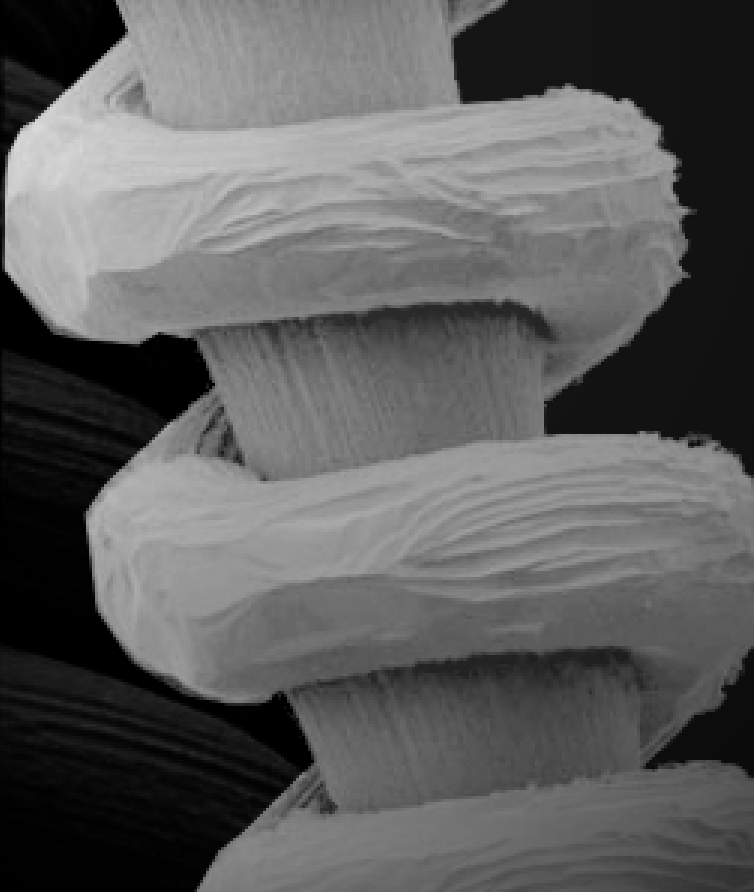
#> input picture CH02/Fig0229(a)(tungsten_filament_shaded).tif, 754 x 892 px, found by its file name
$ python expt5d.py
#> lines starting #> are read from the running program, lines starting #| are printed output that depends on the picture
'''d) Image Multiplication for Shading Correction'''

# Important imports:
from matplotlib import pyplot as plt, gridspec as gs

# importing images
img1=plt.imread('CH02\Fig0229(a)(tungsten_filament_shaded).tif')
#> img1 is the input picture: shape (892, 754); min 0, max 217, mean 93.5
img2=plt.imread('CH02\Fig0229(b)(tungsten_sensor_shading).tif')
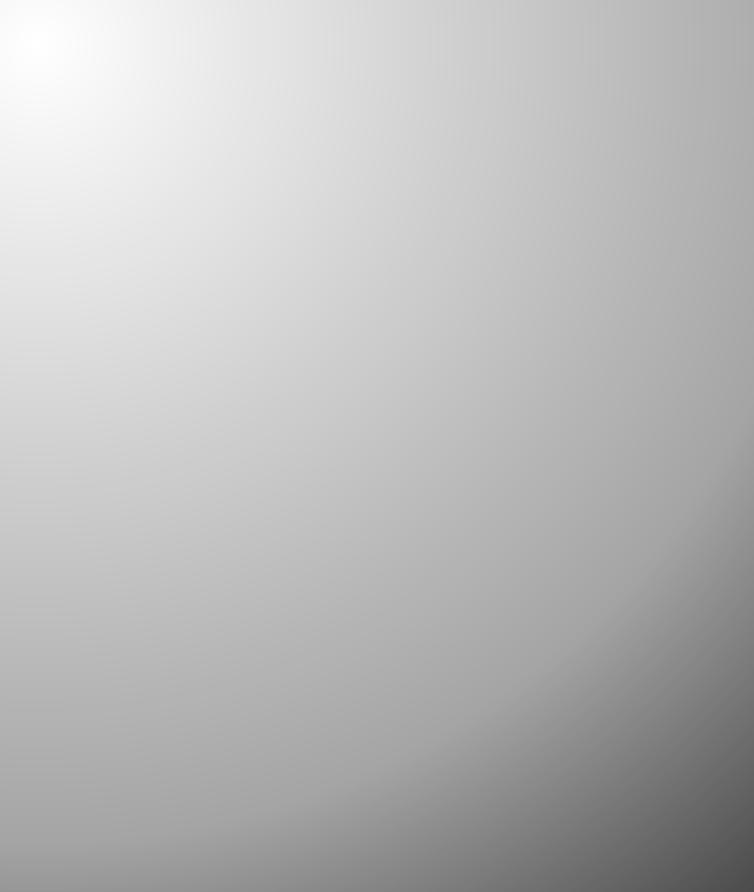
#> input picture CH02/Fig0229(b)(tungsten_sensor_shading).tif, 754 x 892 px, found by its file name
#> img2 is the input picture: shape (892, 754); min 76, max 255, mean 186.2


# plots
fig4=plt.figure(4)
gs4=gs.GridSpec(2,4)

ax41=plt.subplot(gs4[0:1,0:2])
ax41.set_title("Original Image")
ax41.axis("off")
ax41.imshow(img1,cmap='gray')

ax42=plt.subplot(gs4[1:2,0:2])
ax42.set_title("Corrective image")
ax42.axis("off")
ax42.imshow(img2,cmap='gray')

ax42=plt.subplot(gs4[0:2,2:4])
ax42.set_title("Corrected image")
ax42.axis("off")
ax42.imshow(img1*(1/img2),cmap='gray')

plt.suptitle(' Image Multiplication for Shading Correction ',font='Times New Roman',fontweight="bold",fontsize=16)
plt.tight_layout()
fig4.set_size_inches(10, 8)
plt.savefig('input_output/expt5_d.jpg',dpi=400,)
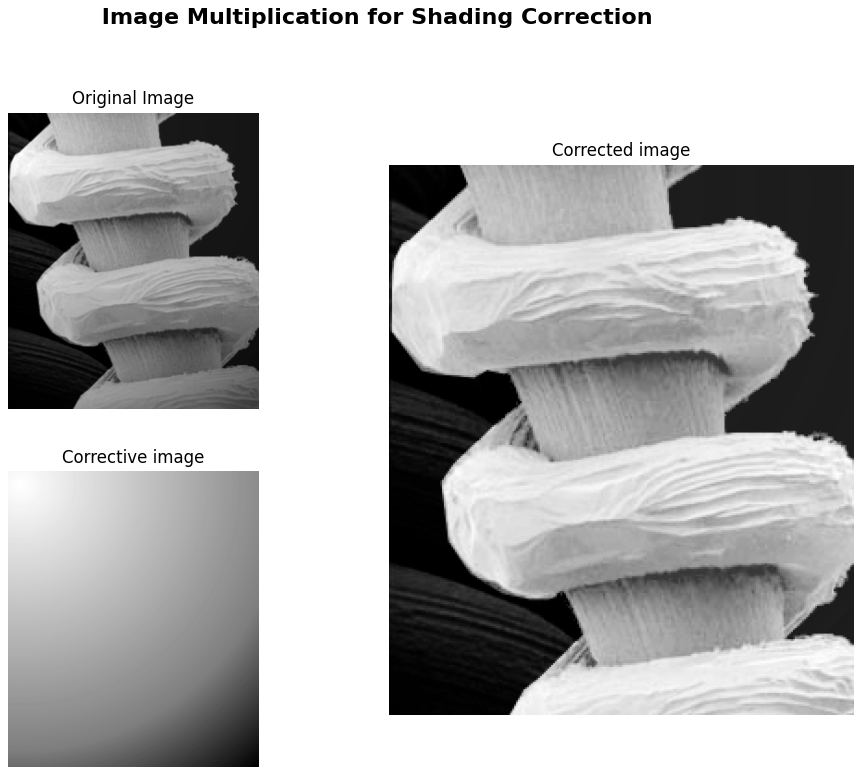
#> figure drawn by matplotlib, 3 panels
fig4.set_size_inches(5, 4)
plt.show()
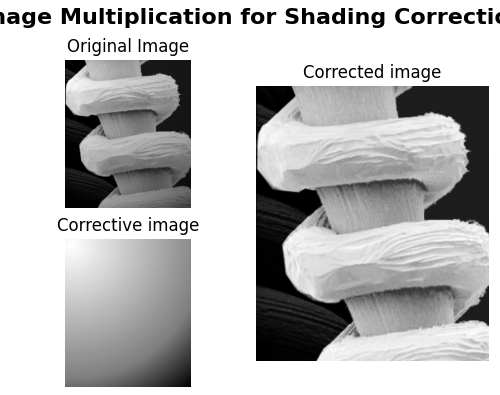
#> figure drawn by matplotlib, 3 panels
